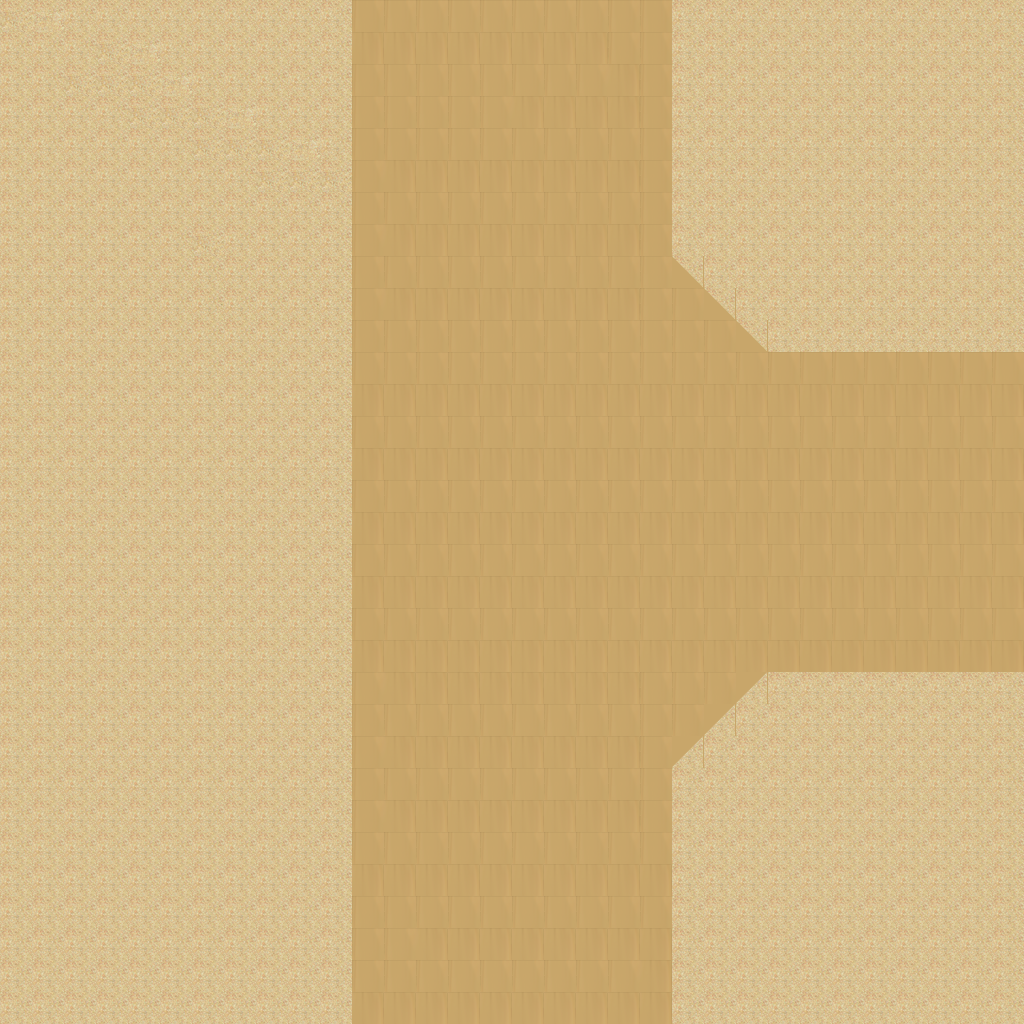

Rendered tile map (Tiled .tmx) drawn with the repository's tilesets; below, a short description and the map source with its tile grids summarised:
An orthogonal 32x32 tile map with 32x32 px tiles, 1 tile layer (Tile Layer 1).

<map version="1.0" orientation="orthogonal" renderorder="right-down" width="32" height="32" tilewidth="32" tileheight="32" nextobjectid="1">
 <tileset firstgid="1" name="desert_5" tilewidth="32" tileheight="32" tilecount="48">
  <image source="../Images/map/desert_5.png" width="256" height="192" />
 </tileset>
 <layer name="Tile Layer 1" width="32" height="32">
  <data>[1024 cells, 1024 non-empty, 18 distinct tile ids]</data>
 </layer>
</map>
